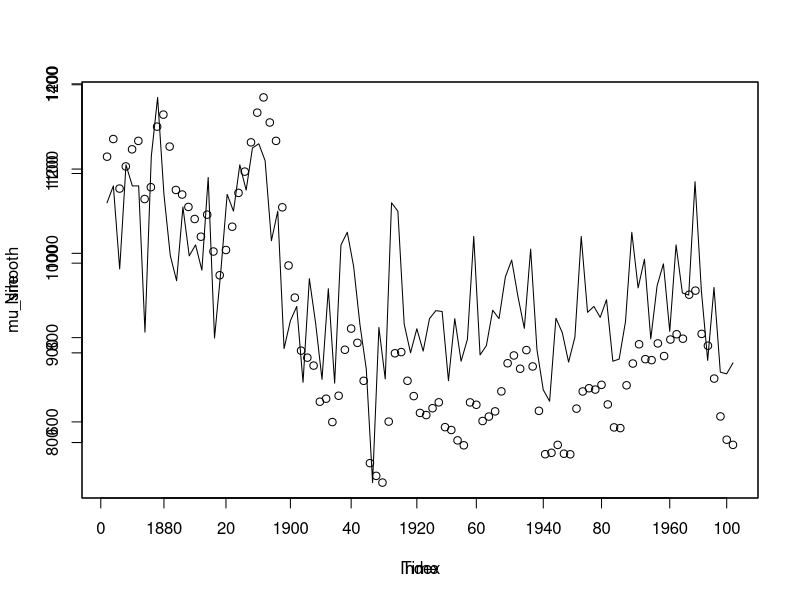

Write the R code that produced this figure.
#データ
Nile
#サンプルサイズ
length(Nile)
kfLocalLevel <- function(y, mu_pre, P_pre, sigma_w, sigma_v) {
## Step1 prediction
  mu_forecast <- mu_pre
  P_forecast <- P_pre + sigma_w
  y_forecast <- mu_forecast
  F <- P_forecast + sigma_v
  
## Step2 filtering
  K <- P_forecast / (P_forecast + sigma_v)
  y_resid <- y - y_forecast
  mu_filter <- mu_forecast + K * y_resid
  P_filter <- (1 - K) * P_forecast
  # storage of results
  result <- data.frame(
    mu_filter = mu_filter,
    P_filter = P_filter,
    y_resid = y_resid,
    F = F,
    K = K
  )
  return(result)
}

# sample size
N <- length(Nile)
# state estimate
mu_filter <- numeric(N)
# the initial value of the "state" is 0
mu_zero <- 0
mu_filter <- c(mu_zero, mu_filter)
# Variance of state prediction error
P_filter <- numeric(N)
# Set the initial value of "variance of state prediction error" to 10000000
P_zero <- 10000000
P_filter <- c(P_zero, P_filter)
# Observation error
y_resid <- numeric(N)
# Variance of prediction error of observed values
F <- numeric(N)
# Kalman gain
K <- numeric(N)
# Variance of process error
sigma_w <- 1000
# Variance of observation error
sigma_v <- 10000

for (i in 1:N) {
  kekka <- kfLocalLevel(
    y = Nile[i], mu_pre = mu_filter[i], P_pre = P_filter[i], 
    sigma_w = sigma_w, sigma_v = sigma_v
  )
  mu_filter[i + 1] <- kekka$mu_filter
  P_filter[i + 1] <- kekka$P_filter
  y_resid[i] <- kekka$y_resid
  F[i] <- kekka$F
  K[i] <- kekka$K
}
print(mu_filter)

sum(log(dnorm(y_resid, mean = 0, sd = sqrt(F))))
1/2 * sum(log(F) + y_resid^2 / F)

calkLogLik <- function(sigma){
  sigma_w <- exp(sigma[1])
  sigma_v <- exp(sigma[2])
  # variable definition exc
  N <- length(Nile)                 ; mu_filter <- numeric(N)
  mu_zero <- 0                      ; mu_filter <- c(mu_zero, mu_filter)
  P_filter <- numeric(N)            ; P_zero <- 10000000
  P_filter <- c(P_zero, P_filter)   ; y_resid <- numeric(N)
  F <- numeric(N)                   ; K <- numeric(N)
  # running of Kalman filter
  for(i in 1:N) {
    kekka <- kfLocalLevel(
      y = Nile[i], mu_pre = mu_filter[i], P_pre = P_filter[i],
      sigma_w = sigma_w, sigma_v = sigma_v
    )
    mu_filter[i + 1] <- kekka$mu_filter
    P_filter[i + 1] <- kekka$P_filter
    y_resid[i] <- kekka$y_resid
    F[i] <- kekka$F
    K[i] <- kekka$K
  }
  return(1/2 * sum(log(F) + y_resid^2 / F))
}

best_sigma <- optim(calkLogLik, par = c(1, 1), method = "L-BFGS")

exp(best_sigma$par)

smoothLocalLevel <- function(mu_filterd, P_filterd, r_post, s_post,
                            F_post, y_resid_post, K_post) {
  # 状態平滑化漸化式
  r <- y_resid_post/F_post + (1 - K_post) * r_post
  mu_smooth <- mu_filterd + P_filterd * r
  # 状態分散平滑化漸化式
  s <- 1/F_post + (1 - K_post)^2 * s_post
  P_smooth <- P_filterd - P_filterd^2 * s
  # 結果の格納
  result <- data.frame(
    mu_smooth = mu_smooth,
    P_smooth = P_smooth,
    r = r,
    s = s
  )
  return(result)
}

# 平滑化状態
mu_smooth <- numeric(N + 1)
# 平滑化状態分散
P_smooth <- numeric(N + 1)
# 漸化式のパラメタ（初期値は０のままで良い）
r <- numeric(N)
s <- numeric(N)
# 最後のデータは、フィルタリングの結果とスムージングの結果が一致する
mu_smooth[N + 1] <- mu_filter[N + 1]
P_smooth[N + 1] <- P_filter[N + 1]

for (i in 1:N) {
  kekka <- smoothLocalLevel(
    mu_filter[i], P_filter[i], r[i], s[i], F[i], y_resid[i], K[i]
  )
  mu_smooth[i] <- kekka$mu_smooth
  P_smooth[i] <- kekka$P_smooth
  r[i - 1] <- kekka$r
  s[i -1] <- kekka$s
}

mu_smooth
plot(Nile)
par(new=T)
plot(mu_smooth)
